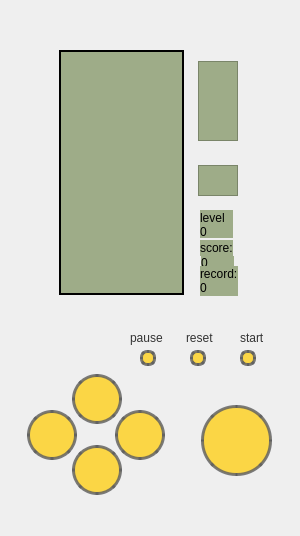
<?xml version="1.0" encoding="UTF-8"?>
<ui version="4.0">
 <class>MainWindow</class>
 <widget class="QMainWindow" name="MainWindow">
  <property name="geometry">
   <rect>
    <x>0</x>
    <y>0</y>
    <width>300</width>
    <height>536</height>
   </rect>
  </property>
  <property name="windowTitle">
   <string>MainWindow</string>
  </property>
  <property name="styleSheet">
   <string notr="true">image: url(:/new/prefix1/console.jpg);</string>
  </property>
  <widget class="QWidget" name="centralwidget">
   <widget class="QGraphicsView" name="graphicsView">
    <property name="geometry">
     <rect>
      <x>59</x>
      <y>50</y>
      <width>125</width>
      <height>245</height>
     </rect>
    </property>
    <property name="styleSheet">
     <string notr="true">background: rgb(158, 172, 136);
border: 2px solid black;
border-radius: 0;</string>
    </property>
   </widget>
   <widget class="QPushButton" name="startBtn">
    <property name="geometry">
     <rect>
      <x>240</x>
      <y>350</y>
      <width>16</width>
      <height>16</height>
     </rect>
    </property>
    <property name="autoFillBackground">
     <bool>false</bool>
    </property>
    <property name="styleSheet">
     <string notr="true">QPushButton{
	background-color:  rgb(251, 214, 69);
	image: none;
	border: 3px solid rgba(94, 94, 94, 208);
	border-radius: 7;
}
QPushButton:pressed {
	background-color:  rgb(255, 147, 0);
	border: 3px solid rgb(0, 0, 0);
	image: none;
}</string>
    </property>
    <property name="text">
     <string/>
    </property>
    <property name="autoDefault">
     <bool>true</bool>
    </property>
    <property name="default">
     <bool>true</bool>
    </property>
    <property name="flat">
     <bool>false</bool>
    </property>
   </widget>
   <widget class="QPushButton" name="resetBtn">
    <property name="geometry">
     <rect>
      <x>190</x>
      <y>350</y>
      <width>16</width>
      <height>16</height>
     </rect>
    </property>
    <property name="autoFillBackground">
     <bool>false</bool>
    </property>
    <property name="styleSheet">
     <string notr="true">QPushButton{
	background-color:  rgb(251, 214, 69);
	image: none;
	border: 3px solid rgba(94, 94, 94, 208);
	border-radius: 7;
}
QPushButton:pressed {
	background-color:  rgb(255, 147, 0);
	border: 3px solid rgb(0, 0, 0);
	image: none;
}</string>
    </property>
    <property name="text">
     <string/>
    </property>
    <property name="autoDefault">
     <bool>true</bool>
    </property>
    <property name="default">
     <bool>true</bool>
    </property>
    <property name="flat">
     <bool>false</bool>
    </property>
   </widget>
   <widget class="QLabel" name="label">
    <property name="geometry">
     <rect>
      <x>186</x>
      <y>330</y>
      <width>31</width>
      <height>16</height>
     </rect>
    </property>
    <property name="styleSheet">
     <string notr="true">image: none;
color: rgba(33, 33, 33, 233);
font: 10pt &quot;.AppleSystemUIFont&quot;;</string>
    </property>
    <property name="text">
     <string>reset</string>
    </property>
   </widget>
   <widget class="QLabel" name="label_2">
    <property name="geometry">
     <rect>
      <x>240</x>
      <y>330</y>
      <width>31</width>
      <height>16</height>
     </rect>
    </property>
    <property name="styleSheet">
     <string notr="true">image: none;
color: rgba(33, 33, 33, 233);
font: 10pt &quot;.AppleSystemUIFont&quot;;</string>
    </property>
    <property name="text">
     <string>start</string>
    </property>
   </widget>
   <widget class="QLabel" name="scoreLabel">
    <property name="geometry">
     <rect>
      <x>200</x>
      <y>240</y>
      <width>33</width>
      <height>16</height>
     </rect>
    </property>
    <property name="styleSheet">
     <string notr="true">background-color: rgb(158, 172, 136);
font: 10pt &quot;.AppleSystemUIFont&quot;;
image: none;
color: rgb(0, 0, 0)
</string>
    </property>
    <property name="text">
     <string>score:</string>
    </property>
   </widget>
   <widget class="QLabel" name="scoreData">
    <property name="geometry">
     <rect>
      <x>201</x>
      <y>256</y>
      <width>33</width>
      <height>13</height>
     </rect>
    </property>
    <property name="styleSheet">
     <string notr="true">background-color: rgb(158, 172, 136);
font: 10pt &quot;.AppleSystemUIFont&quot;;
image: none;
color: rgb(0, 0, 0)
</string>
    </property>
    <property name="text">
     <string>0</string>
    </property>
   </widget>
   <widget class="QLabel" name="levelLabel">
    <property name="geometry">
     <rect>
      <x>200</x>
      <y>210</y>
      <width>33</width>
      <height>16</height>
     </rect>
    </property>
    <property name="styleSheet">
     <string notr="true">background-color: rgb(158, 172, 136);
font: 10pt &quot;.AppleSystemUIFont&quot;;
image: none;
color: rgb(0, 0, 0)
</string>
    </property>
    <property name="text">
     <string>level</string>
    </property>
   </widget>
   <widget class="QLabel" name="levelData">
    <property name="geometry">
     <rect>
      <x>200</x>
      <y>226</y>
      <width>33</width>
      <height>12</height>
     </rect>
    </property>
    <property name="styleSheet">
     <string notr="true">background-color: rgb(158, 172, 136);
font: 10pt &quot;.AppleSystemUIFont&quot;;
image: none;
color: rgb(0, 0, 0)
</string>
    </property>
    <property name="text">
     <string>0</string>
    </property>
   </widget>
   <widget class="QLabel" name="recordLabel">
    <property name="geometry">
     <rect>
      <x>200</x>
      <y>266</y>
      <width>38</width>
      <height>16</height>
     </rect>
    </property>
    <property name="styleSheet">
     <string notr="true">background-color: rgb(158, 172, 136);
font: 10pt &quot;.AppleSystemUIFont&quot;;
image: none;
color: rgb(0, 0, 0)
</string>
    </property>
    <property name="text">
     <string>record:</string>
    </property>
   </widget>
   <widget class="QLabel" name="recordData">
    <property name="geometry">
     <rect>
      <x>200</x>
      <y>280</y>
      <width>38</width>
      <height>16</height>
     </rect>
    </property>
    <property name="styleSheet">
     <string notr="true">background-color: rgb(158, 172, 136);
font: 10pt &quot;.AppleSystemUIFont&quot;;
image: none;
color: rgb(0, 0, 0)
</string>
    </property>
    <property name="text">
     <string>0</string>
    </property>
   </widget>
   <widget class="QPushButton" name="actionBtn">
    <property name="geometry">
     <rect>
      <x>201</x>
      <y>405</y>
      <width>71</width>
      <height>71</height>
     </rect>
    </property>
    <property name="acceptDrops">
     <bool>false</bool>
    </property>
    <property name="autoFillBackground">
     <bool>false</bool>
    </property>
    <property name="styleSheet">
     <string notr="true">QPushButton{
	background-color:  rgb(251, 214, 69);
	image: none;
	border: 3px solid rgba(94, 94, 94, 208);
	border-radius: 35;
}
QPushButton:pressed {
	background-color:  rgb(255, 147, 0);
	border: 3px solid rgb(0, 0, 0);
	image: none;
}</string>
    </property>
    <property name="text">
     <string/>
    </property>
    <property name="checkable">
     <bool>false</bool>
    </property>
    <property name="autoDefault">
     <bool>true</bool>
    </property>
    <property name="default">
     <bool>false</bool>
    </property>
    <property name="flat">
     <bool>false</bool>
    </property>
   </widget>
   <widget class="QPushButton" name="upBtn">
    <property name="geometry">
     <rect>
      <x>72</x>
      <y>374</y>
      <width>50</width>
      <height>50</height>
     </rect>
    </property>
    <property name="autoFillBackground">
     <bool>false</bool>
    </property>
    <property name="styleSheet">
     <string notr="true">QPushButton{
	background-color:  rgb(251, 214, 69);
	image: none;
	border: 3px solid rgba(94, 94, 94, 208);
	border-radius: 25;
}
QPushButton:pressed {
	background-color:  rgb(255, 147, 0);
	border: 3px solid rgb(0, 0, 0);
	image: none;
}</string>
    </property>
    <property name="text">
     <string/>
    </property>
    <property name="autoDefault">
     <bool>true</bool>
    </property>
    <property name="default">
     <bool>true</bool>
    </property>
    <property name="flat">
     <bool>false</bool>
    </property>
   </widget>
   <widget class="QPushButton" name="rightBtn">
    <property name="geometry">
     <rect>
      <x>115</x>
      <y>410</y>
      <width>50</width>
      <height>50</height>
     </rect>
    </property>
    <property name="autoFillBackground">
     <bool>false</bool>
    </property>
    <property name="styleSheet">
     <string notr="true">QPushButton{
	background-color:  rgb(251, 214, 69);
	image: none;
	border: 3px solid rgba(94, 94, 94, 208);
	border-radius: 25;
}
QPushButton:pressed {
	background-color:  rgb(255, 147, 0);
	border: 3px solid rgb(0, 0, 0);
	image: none;
}</string>
    </property>
    <property name="text">
     <string/>
    </property>
    <property name="autoDefault">
     <bool>true</bool>
    </property>
    <property name="default">
     <bool>true</bool>
    </property>
    <property name="flat">
     <bool>false</bool>
    </property>
   </widget>
   <widget class="QPushButton" name="dropBtn">
    <property name="geometry">
     <rect>
      <x>72</x>
      <y>445</y>
      <width>50</width>
      <height>50</height>
     </rect>
    </property>
    <property name="autoFillBackground">
     <bool>false</bool>
    </property>
    <property name="styleSheet">
     <string notr="true">QPushButton{
	background-color:  rgb(251, 214, 69);
	image: none;
	border: 3px solid rgba(94, 94, 94, 208);
	border-radius: 25;
}
QPushButton:pressed {
	background-color:  rgb(255, 147, 0);
	border: 3px solid rgb(0, 0, 0);
	image: none;
}</string>
    </property>
    <property name="text">
     <string/>
    </property>
    <property name="autoDefault">
     <bool>true</bool>
    </property>
    <property name="default">
     <bool>true</bool>
    </property>
    <property name="flat">
     <bool>false</bool>
    </property>
   </widget>
   <widget class="QPushButton" name="leftBtn">
    <property name="geometry">
     <rect>
      <x>27</x>
      <y>410</y>
      <width>50</width>
      <height>50</height>
     </rect>
    </property>
    <property name="autoFillBackground">
     <bool>false</bool>
    </property>
    <property name="styleSheet">
     <string notr="true">QPushButton{
	background-color:  rgb(251, 214, 69);
	image: none;
	border: 3px solid rgba(94, 94, 94, 208);
	border-radius: 25;
}
QPushButton:pressed {
	background-color:  rgb(255, 147, 0);
	border: 3px solid rgb(0, 0, 0);
	image: none;
}
</string>
    </property>
    <property name="text">
     <string/>
    </property>
    <property name="autoDefault">
     <bool>true</bool>
    </property>
    <property name="default">
     <bool>true</bool>
    </property>
    <property name="flat">
     <bool>false</bool>
    </property>
   </widget>
   <widget class="QGraphicsView" name="nextView">
    <property name="geometry">
     <rect>
      <x>198</x>
      <y>61</y>
      <width>40</width>
      <height>80</height>
     </rect>
    </property>
    <property name="styleSheet">
     <string notr="true">background-color: rgb(158, 172, 136)</string>
    </property>
   </widget>
   <widget class="QGraphicsView" name="holdView">
    <property name="geometry">
     <rect>
      <x>198</x>
      <y>165</y>
      <width>40</width>
      <height>31</height>
     </rect>
    </property>
    <property name="styleSheet">
     <string notr="true">background-color: rgb(158, 172, 136)</string>
    </property>
   </widget>
   <widget class="QPushButton" name="pauseBtn">
    <property name="geometry">
     <rect>
      <x>140</x>
      <y>350</y>
      <width>16</width>
      <height>16</height>
     </rect>
    </property>
    <property name="autoFillBackground">
     <bool>false</bool>
    </property>
    <property name="styleSheet">
     <string notr="true">QPushButton{
	background-color:  rgb(251, 214, 69);
	image: none;
	border: 3px solid rgba(94, 94, 94, 208);
	border-radius: 7;
}
QPushButton:pressed {
	background-color:  rgb(255, 147, 0);
	border: 3px solid rgb(0, 0, 0);
	image: none;
}</string>
    </property>
    <property name="text">
     <string/>
    </property>
    <property name="autoDefault">
     <bool>true</bool>
    </property>
    <property name="default">
     <bool>true</bool>
    </property>
    <property name="flat">
     <bool>false</bool>
    </property>
   </widget>
   <widget class="QLabel" name="label_3">
    <property name="geometry">
     <rect>
      <x>130</x>
      <y>330</y>
      <width>41</width>
      <height>16</height>
     </rect>
    </property>
    <property name="styleSheet">
     <string notr="true">image: none;
color: rgba(33, 33, 33, 233);
font: 10pt &quot;.AppleSystemUIFont&quot;;</string>
    </property>
    <property name="text">
     <string>pause</string>
    </property>
   </widget>
  </widget>
 </widget>
 <resources/>
 <connections/>
</ui>
